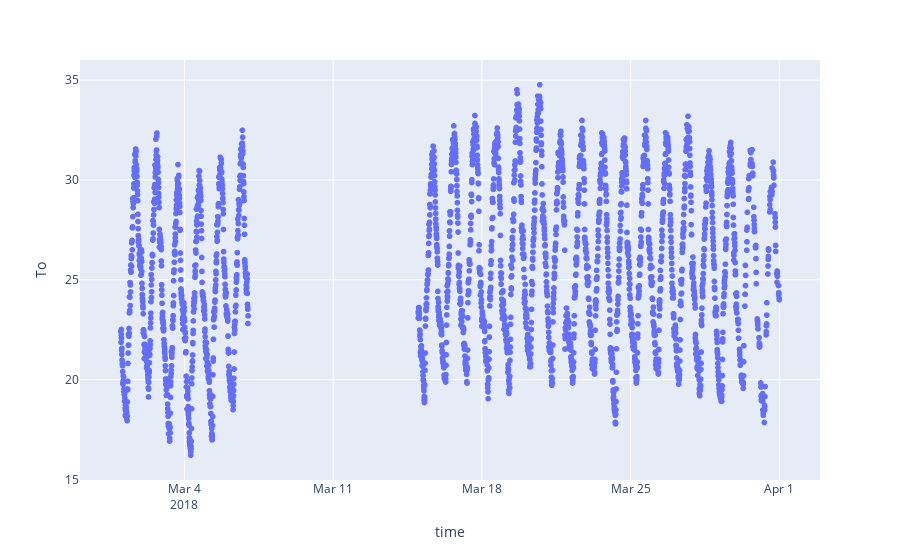

The cell this chart's notebook holds for it:
### Code cell
px.scatter(tmx,x=tmx.index,y='To') # Nota los datos faltantes a finales de marzo

### Figure 1 — Plotly figure (JSON) as saved in the notebook; plotly's stock layout.template omitted (floating-point values rounded to 4 significant figures; data arrays with more than 128 entries replaced by an {"elided": "..."} marker saying what was removed)
{"data": [{"hovertemplate": "time=%{x}<br>To=%{y}<extra></extra>", "legendgroup": "", "marker": {"color": "#636efa", "symbol": "circle"}, "mode": "markers", "name": "", "showlegend": false, "type": "scattergl", "x": {"elided": "4320 str values"}, "xaxis": "x", "y": {"elided": "4320 float values"}, "yaxis": "y"}], "layout": {"autosize": true, "legend": {"tracegroupgap": 0}, "margin": {"t": 60}, "xaxis": {"anchor": "y", "autorange": true, "domain": [0, 1], "range": ["2018-02-27 02:59:01.1008", "2018-04-02 20:50:58.8992"], "title": {"text": "time"}, "type": "date"}, "yaxis": {"anchor": "x", "autorange": true, "domain": [0, 1], "range": [14.77, 36.21], "title": {"text": "To"}, "type": "linear"}}}
